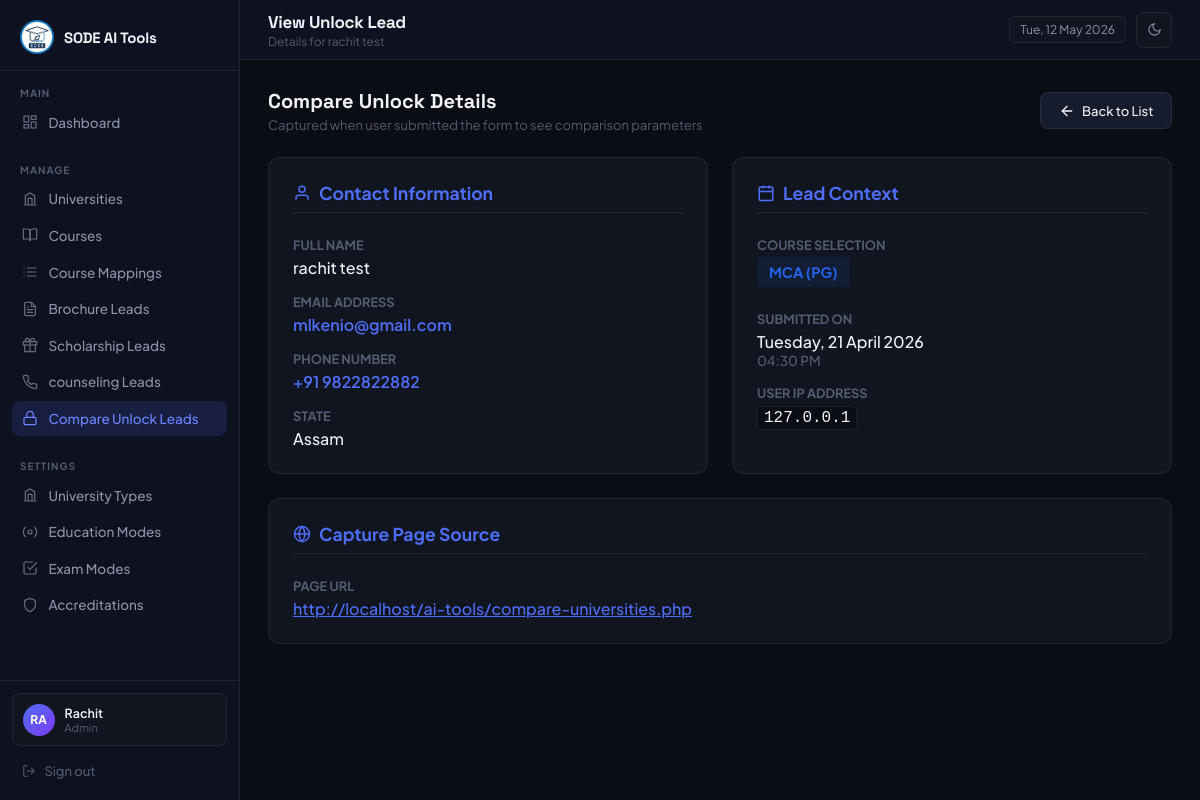
The page /admin/compare_unlock_lead_view.php?id=14 (signed in) on the database its author committed.
### tables this page shows
CREATE TABLE `compare_unlock_leads` (
  `id` int(11) NOT NULL,
  `name` varchar(150) NOT NULL,
  `email` varchar(200) NOT NULL,
  `country_code` varchar(10) DEFAULT '+91',
  `phone` varchar(20) NOT NULL,
  `course` varchar(200) DEFAULT NULL,
  `state` varchar(100) DEFAULT NULL,
  `page_url` text DEFAULT NULL,
  `user_ip` varchar(50) DEFAULT NULL,
  `created_at` datetime NOT NULL
);

### includes/helpers.php (called while the page is built, shortened)
<?php
function e(mixed $val): string {
    return htmlspecialchars((string)$val, ENT_QUOTES, 'UTF-8');
}

### admin/compare_unlock_lead_view.php (the view, shortened to what this page needs)
<?php
require_once '../includes/db.php';
require_once '../includes/helpers.php';
$id = $_GET['id'] ?? null;
try {
  $stmt = $pdo->prepare("SELECT * FROM compare_unlock_leads WHERE id = ?");
  $stmt->execute([$id]);
  $lead = $stmt->fetch(PDO::FETCH_ASSOC);
} catch (PDOException $e) {
  set_flash('error', 'Database error: ' . $e->getMessage());
  redirect(ADMIN_URL . '/compare_unlock_leads.php');
}
$page_title = 'View Unlock Lead';
$page_subtitle = 'Details for ' . e($lead['name']);
?>
<!DOCTYPE html>
<html lang="en">
<head>
</head>
<body>
  <?php require_once __DIR__ . '/includes/sidebar.php'; ?>
  <main class="main">
    <?php require_once __DIR__ . '/includes/topbar.php'; ?>
    <div class="content">
      <div class="page-header" style="margin-bottom: 1.5rem;">
        <div>
          <h3>Compare Unlock Details</h3>
          <p>Captured when user submitted the form to see comparison parameters</p>
        </div>
        <div class="page-actions">
          <a href="compare_unlock_leads.php" class="btn btn-secondary">
            <svg width="16" height="16" viewBox="0 0 24 24" fill="none" stroke="currentColor" stroke-width="2"
              stroke-linecap="round">
              <line x1="19" y1="12" x2="5" y2="12"></line>
              <polyline points="12 19 5 12 12 5"></polyline>
            </svg>
            Back to List
          </a>
        </div>
      </div>
      <div class="lead-details-grid">
        <div class="detail-card">
          <h3>
            <svg width="18" height="18" viewBox="0 0 24 24" fill="none" stroke="currentColor" stroke-width="2">
              <path d="M20 21v-2a4 4 0 0 0-4-4H8a4 4 0 0 0-4 4v2"></path>
              <circle cx="12" cy="7" r="4"></circle>
            </svg>
            Contact Information
          </h3>
          <div class="detail-row">
            <span class="detail-label">Full Name</span>
            <span class="detail-value"><?= e($lead['name']) ?></span>
          </div>
          <div class="detail-row">
            <span class="detail-label">Email Address</span>
            <span class="detail-value highlight">
              <a href="mailto:<?= e($lead['email']) ?>"
                style="color:inherit; text-decoration:none;"><?= e($lead['email']) ?></a>
            </span>
          </div>
          <div class="detail-row">
            <span class="detail-label">Phone Number</span>
            <span class="detail-value highlight">
              <a href="tel:<?= e($lead['country_code']) . e($lead['phone']) ?>"
                style="color:inherit; text-decoration:none;">
                <?= e($lead['country_code'] ?: '+91') ?> <?= e($lead['phone']) ?>
              </a>
            </span>
          </div>
          <div class="detail-row">
            <span class="detail-label">State</span>
            <span class="detail-value"><?= e($lead['state'] ?: 'N/A') ?></span>
          </div>
        </div>
        <div class="detail-card">
          <h3>
            <svg width="18" height="18" viewBox="0 0 24 24" fill="none" stroke="currentColor" stroke-width="2">
              <rect x="3" y="4" width="18" height="18" rx="2" ry="2"></rect>
              <line x1="16" y1="2" x2="16" y2="6"></line>
              <line x1="8" y1="2" x2="8" y2="6"></line>
              <line x1="3" y1="10" x2="21" y2="10"></line>
            </svg>
            Lead Context
          </h3>
          <div class="detail-row">
            <span class="detail-label">Course Selection</span>
            <span class="detail-value">
              <span class="badge"
                style="background:rgba(37,99,235,0.1); color:#2563eb; font-size:0.9rem; padding:6px 12px; font-weight:700;">
                <?= e($lead['course'] ?: 'N/A') ?>
              </span>
            </span>
          </div>
          <div class="detail-row" style="margin-top:1.5rem;">
            <span class="detail-label">Submitted On</span>
            <span class="detail-value"><?= date('l, d F Y', strtotime($lead['created_at'])) ?></span>
            <span class="detail-value" style="font-size:0.85rem; color:var(--text-s);"><?= date('h:i A', strtotime($lead['created_at'])) ?></span>
          </div>
          <div class="detail-row">
            <span class="detail-label">User IP Address</span>
            <span class="detail-value"><code
                style="background:var(--bg); color:var(--text); padding:2px 6px; border-radius:4px; border:1px solid var(--border);"><?= e($lead['user_ip'] ?: 'Unknown') ?></code></span>
          </div>
        </div>
        <div class="detail-card" style="grid-column: 1 / -1;">
          <h3>
            <svg width="18" height="18" viewBox="0 0 24 24" fill="none" stroke="currentColor" stroke-width="2">
              <circle cx="12" cy="12" r="10"></circle>
              <line x1="2" y1="12" x2="22" y2="12"></line>
              <path d="M12 2a15.3 15.3 0 0 1 4 10 15.3 15.3 0 0 1-4 10 15.3 15.3 0 0 1-4-10 15.3 15.3 0 0 1 4-10z">
              </path>
            </svg>
            Capture Page Source
          </h3>
          <div class="detail-row">
            <span class="detail-label">Page URL</span>
            <span class="detail-value">
                <a href="<?= e($lead['page_url']) ?>" target="_blank" style="color:var(--accent); text-decoration:underline;">
                    <?= e($lead['page_url'] ?: '—') ?>
                </a>
            </span>
          </div>
        </div>
      </div>
    </div>
  </main>
</body>
</html>

### admin/includes/topbar.php (shortened to what this page needs)
<div class="topbar">
  <div class="topbar-left-wrap">
    <div class="topbar-left">
      <h2><?= htmlspecialchars($page_title) ?></h2>
      <?php if ($page_subtitle): ?>
        <p><?= htmlspecialchars($page_subtitle) ?></p>
      <?php endif; ?>
    </div>
  </div>
  <div class="topbar-right">
    <div class="badge-date"><?= date('D, d M Y') ?></div>
    <button class="btn-theme-toggle" id="themeToggle" aria-label="Toggle theme" title="Toggle light/dark mode">
      <span class="icon-dark">
        <svg width="15" height="15" viewBox="0 0 24 24" fill="none" stroke="currentColor" stroke-width="1.8" stroke-linecap="round">
          <path d="M21 12.79A9 9 0 1 1 11.21 3 7 7 0 0 0 21 12.79z"/>
        </svg>
      </span>
    </button>
  </div>
</div>

### admin/includes/layout_head.php (style rules this page uses)
*, *::before, *::after { box-sizing: border-box; margin: 0; padding: 0; }
:root { color-scheme: dark; --bg: #0a0d14; --sidebar: #0e1120; --surface: #111520; --surface-h: #161b2e; --border: rgba(255, 255, 255, 0.07); --border-h: rgba(255, 255, 255, 0.13); --accent: #4f6ef7; --accent-h: #6b85ff; --accent-g: #7c3aed; --text: #f1f3f9; --text-m: #8b92a8; --text-s: #545c72; --success: #22c55e; --warning: #f59e0b; --danger: #ef4444; --radius: 12px; --radius-sm: 8px; --sidebar-w: 240px; }
body { font-family: 'Plus Jakarta Sans', sans-serif; background: var(--bg); color: var(--text); display: flex; min-height: 100vh; font-size: 14px; transition: background 0.2s, color 0.2s; overflow-x: hidden; }
.main { margin-left: var(--sidebar-w); flex: 1; display: flex; flex-direction: column; min-height: 100vh; min-width: 0; }
.topbar { height: 60px; border-bottom: 1px solid var(--border); display: flex; align-items: center; justify-content: space-between; padding: 0 1.75rem; background: var(--sidebar); position: sticky; top: 0; z-index: 50; }
.topbar-left-wrap { display: flex; align-items: center; gap: 12px; }
.topbar-left h2 { font-family: 'Space Grotesk', sans-serif; font-size: 17px; font-weight: 700; letter-spacing: -0.3px; }
.topbar-left p { font-size: 12px; color: var(--text-s); margin-top: 1px; }
.topbar-right { display: flex; align-items: center; gap: 10px; }
.badge-date { background: var(--surface); border: 1px solid var(--border); border-radius: 6px; padding: 5px 10px; font-size: 12px; color: var(--text-m); }
.btn-theme-toggle { display: flex; align-items: center; justify-content: center; width: 36px; height: 36px; background: var(--surface); border: 1px solid var(--border); border-radius: var(--radius-sm); cursor: pointer; color: var(--text-m); transition: background 0.15s, color 0.15s, border-color 0.15s; flex-shrink: 0; }
body .icon-dark { display: flex; }
.content { padding: 1.75rem; flex: 1; min-width: 0; max-width: 100%; overflow-x: hidden; }
.badge { display: inline-block; padding: 2px 8px; border-radius: 4px; font-size: 11px; font-weight: 600; }
.btn { display: inline-flex; align-items: center; gap: 7px; padding: 0.6rem 1.1rem; border-radius: var(--radius-sm); font-size: 13px; font-weight: 500; font-family: inherit; cursor: pointer; transition: opacity 0.2s, transform 0.15s, background 0.15s; text-decoration: none; border: 1px solid transparent; }
.btn-secondary { background: var(--surface-h); color: var(--text); border-color: var(--border); }
.page-header { display: flex; align-items: center; justify-content: space-between; margin-bottom: 1.5rem; }
.page-header h3 { font-family: 'Space Grotesk', sans-serif; font-size: 20px; font-weight: 700; }
.page-header p { font-size: 13px; color: var(--text-s); margin-top: 3px; }

### admin/compare_unlock_lead_view.php (style rules this page uses)
.lead-details-grid { display: grid; grid-template-columns: 1fr; gap: 1.5rem; }
@media (min-width: 768px) { .lead-details-grid { grid-template-columns: 1fr 1fr; } }
.detail-card { background: var(--surface); border: 1px solid var(--border); border-radius: var(--radius); padding: 1.5rem; }
.detail-card h3 { font-size: 1.1rem; margin-bottom: 1.5rem; color: var(--accent); border-bottom: 1px solid var(--border); padding-bottom: 0.5rem; display: flex; align-items: center; gap: 8px; }
.detail-row { display: flex; flex-direction: column; margin-bottom: 1rem; }
.detail-row:last-child { margin-bottom: 0; }
.detail-label { font-size: 0.8rem; color: var(--text-s); font-weight: 700; text-transform: uppercase; margin-bottom: 0.25rem; }
.detail-value { font-size: 1rem; color: var(--text); font-weight: 500; }
.detail-value.highlight { color: var(--accent); font-weight: 600; }

### rows shown on the page
compare_unlock_leads: name "Details for rachit test", name "rachit test", email "mlkenio@gmail.com", country_code "+91", phone "9822822882", state "Assam", course "MCA (PG)", created_at "Tuesday, 21 April 2026", created_at "04:30 PM", user_ip "127.0.0.1", page_url "http://localhost/ai-tools/compare-universities.php"

### other values the page prints
substr($_SESSION['admin_name'], 0, 2) "RA"
$_SESSION['admin_name'] "Rachit"
$_SESSION['admin_role'] "Admin"
$page_title "View Unlock Lead"
